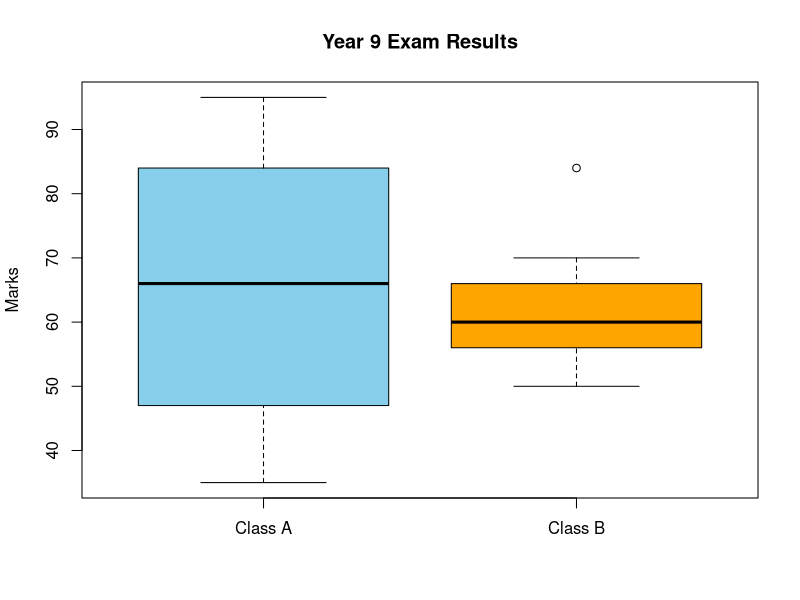

Write R code to recreate this figure.
A <- c(76,35,47,64,95,66,89,36,84)
B <- c(51,56,84,60,59,70,63,66,50)

mean(A); median(A); diff(range(A))
mean(B); median(B); diff(range(B))

boxplot(A, B, names=c("Class A","Class B"),
        main="Year 9 Exam Results", ylab="Marks", col=c("skyblue","orange"))
